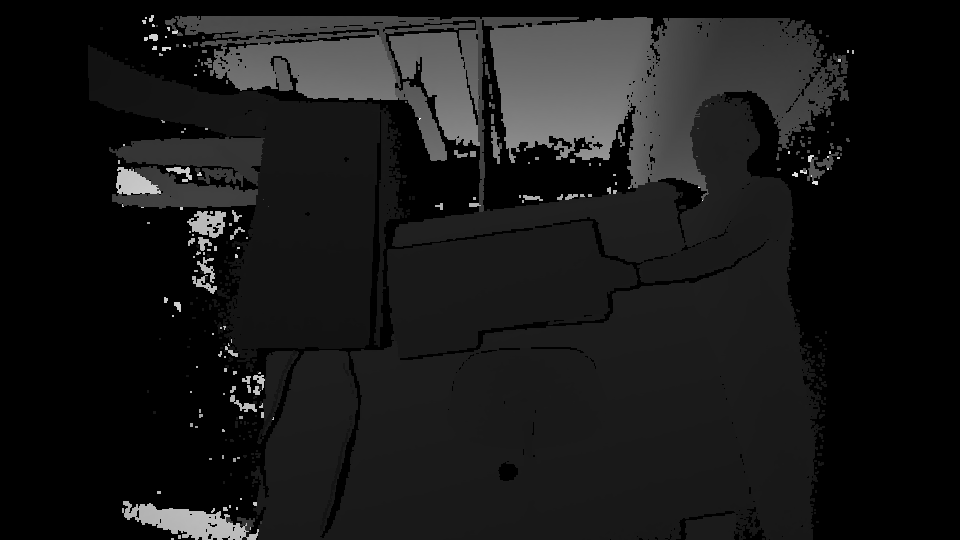
#> input picture Image_check/MyPic.png, 960 x 540 px
$ python single_cropper.py ../Image_check/MyPic.png out.png   (Python 2 division)   (older library calls are emulated)
#> lines starting #> are read from the running program, lines starting #| are printed output that depends on the picture
from scipy import misc
import numpy as np
import sys

# face = misc.face()
# misc.imsave('face.png', face)

image_to_open = str(sys.argv[1])
image_to_save = str(sys.argv[2])

print image_to_open

f = misc.imread(image_to_open)
#> f is the input picture: shape (540, 960) uint16; min 0, max 11958, mean 1159.5
print type(f)
#| <class 'numpy.ndarray'>
print f.shape, f.dtype
#| (540, 960) uint16

cropped_image = np.zeros((400,525),dtype=f.dtype)

for i in range(540):
	for j in range(960):
		if( (i > 75) and (i <= 475) and (j > 200) and (j <= 725) ):
			cropped_image[i - 76][j - 201] = f[i][j]
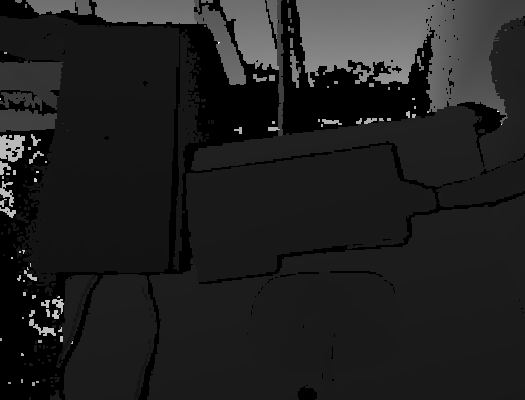
#> cropped_image: shape (400, 525) uint16; min 0, max 11958, mean 1539.9; drawn with min black and max white

misc.imsave(image_to_save, cropped_image)

import matplotlib.pyplot as plt
plt.imshow(cropped_image)
plt.show()
